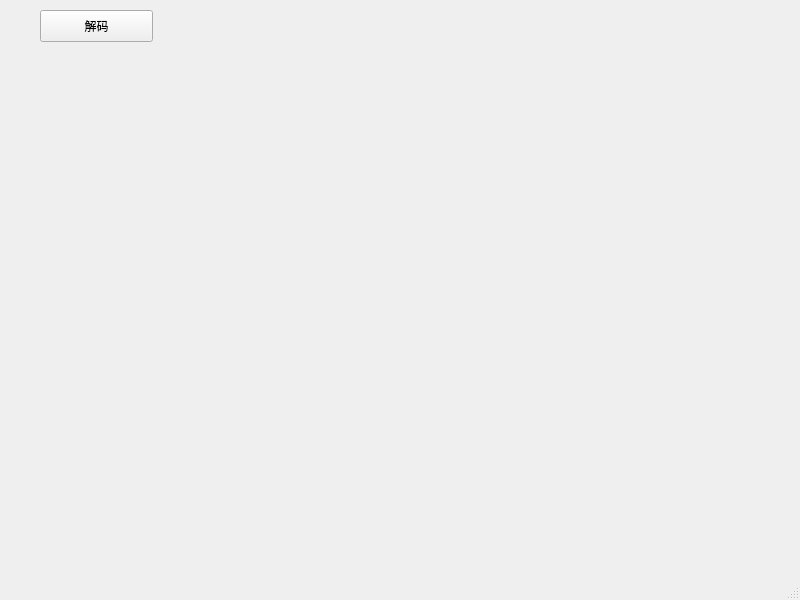
<?xml version="1.0" encoding="UTF-8"?>
<ui version="4.0">
 <class>MainWindow</class>
 <widget class="QMainWindow" name="MainWindow">
  <property name="geometry">
   <rect>
    <x>0</x>
    <y>0</y>
    <width>800</width>
    <height>600</height>
   </rect>
  </property>
  <property name="windowTitle">
   <string>MainWindow</string>
  </property>
  <widget class="QWidget" name="centralwidget">
   <widget class="QPushButton" name="decodeButton">
    <property name="geometry">
     <rect>
      <x>40</x>
      <y>10</y>
      <width>113</width>
      <height>32</height>
     </rect>
    </property>
    <property name="text">
     <string>解码</string>
    </property>
   </widget>
  </widget>
  <widget class="QMenuBar" name="menubar">
   <property name="geometry">
    <rect>
     <x>0</x>
     <y>0</y>
     <width>800</width>
     <height>24</height>
    </rect>
   </property>
  </widget>
  <widget class="QStatusBar" name="statusbar"/>
 </widget>
 <resources/>
 <connections/>
</ui>
